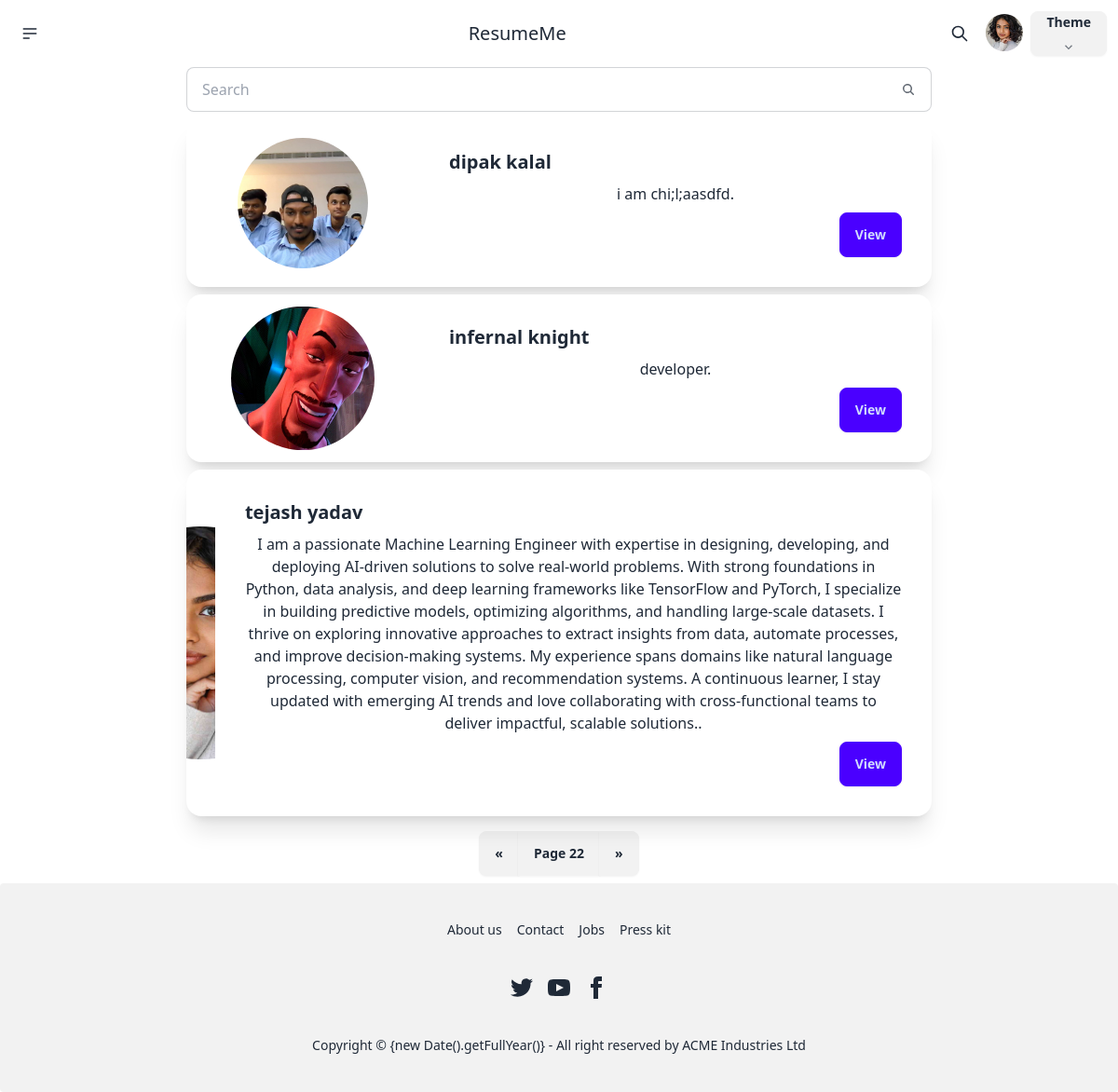
Screenshot of /people/ (signed in) with the database file from the repository.
### home/models.py (models this page shows, shortened)
class UserExtra(models.Model):
    user = models.ForeignKey(User, on_delete=models.CASCADE)
    profile_photo = models.ImageField(upload_to='profile_photo/', null=True, blank=True)
    phone = models.CharField(max_length=20,null=True, blank=True)
    bio = models.TextField(null=True,blank=True)
    education = models.TextField(null=True,blank=True)
    skills = models.TextField(null=True,blank=True)
    experience = models.TextField(null=True,blank=True)
    resume_file = models.FileField(upload_to='resumes/', null=True, blank=True)
    city =  models.CharField(max_length=30,null=True, blank=True)
    state =  models.CharField(max_length=30,null=True, blank=True)
    github = models.CharField(max_length=200, null=True, blank=True)
    linkdin = models.CharField(max_length=200, null=True, blank=True)
    join_date = models.DateTimeField(auto_now_add=True)

### home/views.py (the view)
# urls.py: path('people/', views.people, name='people'),
def people(request):
    user_obj = User.objects.all()
    logined_user = User.objects.all()
    try:
        user_obj = models.UserExtra.objects.all().order_by("join_date")
        logined_user = models.UserExtra.objects.get(user=request.user)
    except Exception as e:
        return render(request, 'home.html', {'error': f'{e}'})
    return render(request, 'people.html', {'user_obj':user_obj, 'data':logined_user})

### templates/people.html
{% include "base.html" %}
<center>
<div style="max-width: 800px;">
    <label class="input input-bordered flex items-center gap-2">
        <input type="text" class="grow" placeholder="Search" />
        <svg
          xmlns="http://www.w3.org/2000/svg"
          viewBox="0 0 16 16"
          fill="currentColor"
          class="h-4 w-4 opacity-70">
          <path
            fill-rule="evenodd"
            d="M9.965 11.026a5 5 0 1 1 1.06-1.06l2.755 2.754a.75.75 0 1 1-1.06 1.06l-2.755-2.754ZM10.5 7a3.5 3.5 0 1 1-7 0 3.5 3.5 0 0 1 7 0Z"
            clip-rule="evenodd" />
        </svg>
      </label>
{% for user_obj in user_obj %}
<div class="card card-side bg-base-100 shadow-xl mt-2 mb-2">
    <figure >
        <img
        style="width: 250px;"
  class="mask mask-circle"
  src="{{user_obj.profile_photo.url}}" />
    </figure>
    <div class="card-body">
      <h2 class="card-title">{{ user_obj.user.first_name }} {{ user_obj.user.last_name }}</h2>
      <p>{{ user_obj.bio }}.</p>
      <div class="card-actions justify-end">
        <button class="btn btn-primary">View</button>
      </div>
    </div>
  </div>
{% endfor %}
  <div class="join mt-2 mb-2">
    <button class="join-item btn">«</button>
    <button class="join-item btn">Page 22</button>
    <button class="join-item btn">»</button>
  </div>
</div>
</center>
{% include "footer.html" %}

### templates/base.html (shortened to what this page needs)
<!DOCTYPE html>
{% load static %}
<html lang="en">
<head>
    <link href="https://cdn.jsdelivr.net/npm/daisyui@4.12.23/dist/full.min.css" rel="stylesheet" type="text/css" />
    <script src="https://cdn.tailwindcss.com"></script>
</head>
<body>
  {% load static %}
    <div class="navbar ">
        <div class="navbar-start">
          <div class="dropdown">
            <div tabindex="0" role="button" class="btn btn-ghost btn-circle">
              <svg
                xmlns="http://www.w3.org/2000/svg"
                class="h-5 w-5"
                fill="none"
                viewBox="0 0 24 24"
                stroke="currentColor">
                <path
                  stroke-linecap="round"
                  stroke-linejoin="round"
                  stroke-width="2"
                  d="M4 6h16M4 12h16M4 18h7" />
              </svg>
            </div>
          </div>
        </div>
        <div class="navbar-center">
          <a class="text-xl" href="/">ResumeMe</a>
        </div>
        <div class="navbar-end">
          <button class="btn btn-ghost btn-circle">
            <svg
              xmlns="http://www.w3.org/2000/svg"
              class="h-5 w-5"
              fill="none"
              viewBox="0 0 24 24"
              stroke="currentColor">
              <path
                stroke-linecap="round"
                stroke-linejoin="round"
                stroke-width="2"
                d="M21 21l-6-6m2-5a7 7 0 11-14 0 7 7 0 0114 0z" />
            </svg>
          </button>
          <div class="dropdown dropdown-end">
            <div tabindex="0" role="button" class="btn btn-ghost btn-circle avatar">
              <div class="w-10 rounded-full">
                <img
                  {% if data.profile_photo %}
                    src="{{ data.profile_photo.url }}"
                  {% else %}
                    src="/static/images.png"
                  {% endif %}
                  alt="Profile Photo"
                  />
              </div>
            </div>
          </div>
        </div>
        <div class="dropdown dropdown-end">
          <div tabindex="0" role="button" class="btn m-1">
            Theme
            <svg
              width="12px"
              height="12px"
              class="inline-block h-2 w-2 fill-current opacity-60"
              xmlns="http://www.w3.org/2000/svg"
              viewBox="0 0 2048 2048">
              <path d="M1799 349l242 241-1017 1017L7 590l242-241 775 775 775-775z"></path>
            </svg>
          </div>
        </div>
      </div>
</body>
</html>

### templates/base.html (style rules this page uses)
body { background-color: neutral-content; }

### rows the page displays
UserExtra: profile_photo (picture), user.first_name "tejash", user.last_name "yadav", bio "I am a passionate Machine Learning Engineer with expertise in designing, developing, and deploying AI-driven solutions to solve real-world problems. With strong foundations in Python, data analysis, and deep learning frameworks like TensorFlow and PyTorch, I specialize in building predictive models, optimizing algorithms, and handling large-scale datasets. I thrive on exploring innovative approaches to extract insights from data, automate processes, and improve decision-making systems. My experience spans domains like natural language processing, computer vision, and recommendation systems. A continuous learner, I stay updated with emerging AI trends and love collaborating with…"
UserExtra: profile_photo (picture), user.first_name "dipak", user.last_name "kalal", bio "i am chi;l;aasdfd"
UserExtra: profile_photo (picture), user.first_name "infernal", user.last_name "knight", bio "developer"
